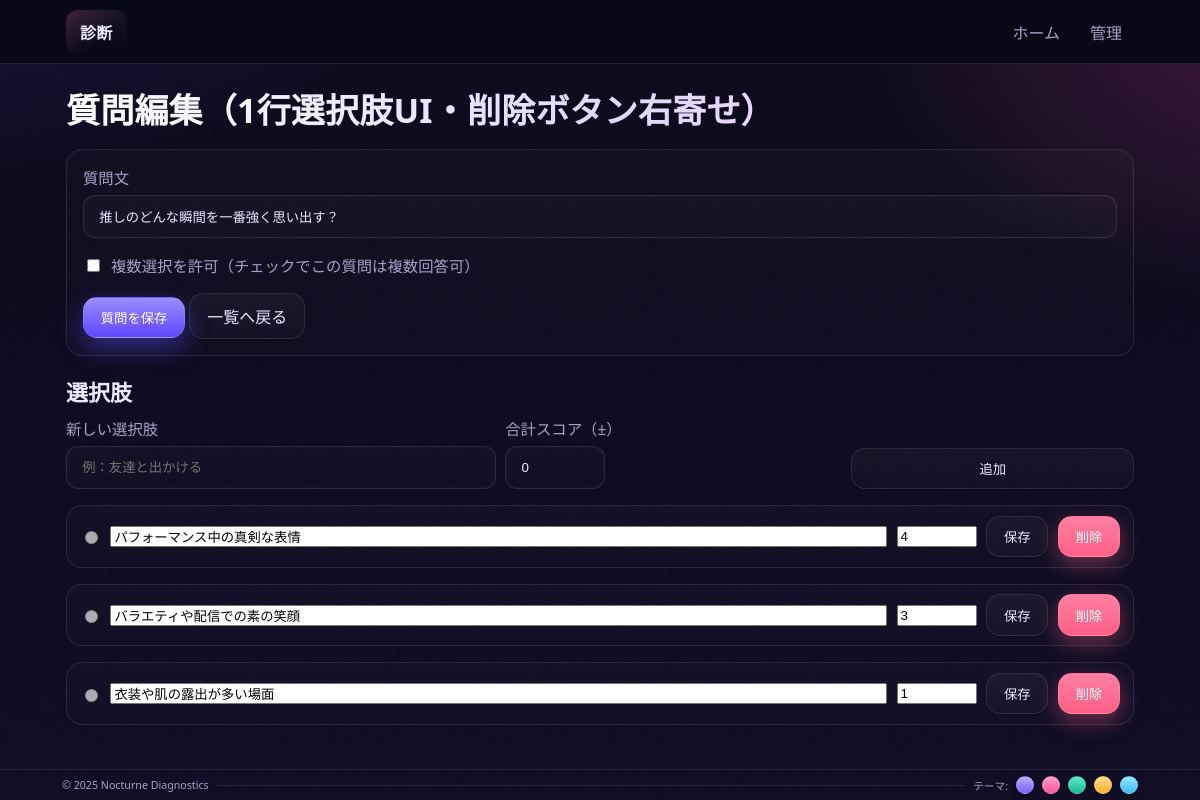
The app's page /admin/question/12/edit (signed in) with its own data.
### models.py (models this page shows)
class Question(db.Model):
    id = db.Column(db.Integer, primary_key=True)
    quiz_id = db.Column(db.Integer, db.ForeignKey("quiz.id"), nullable=False)
    text = db.Column(db.String(300), nullable=False)
    order = db.Column(db.Integer, default=0)
    multiple = db.Column(db.Boolean, nullable=False, default=False)
    choices = db.relationship(
        "Choice",
        backref="question",
        cascade="all, delete-orphan",
    )

class Choice(db.Model):
    id = db.Column(db.Integer, primary_key=True)
    question_id = db.Column(db.Integer, db.ForeignKey("question.id"), nullable=False)
    text = db.Column(db.String(200), nullable=False)
    sum_points = db.Column(db.Integer, default=0, nullable=False)
    scores = db.relationship("ChoiceScore", backref="choice", cascade="all, delete-orphan")

### blueprints/admin/routes.py (the view)
@bp.route("/question/<int:question_id>/edit", methods=["GET", "POST"])
@login_required
def question_edit(question_id: int):
    q = Question.query.get_or_404(question_id)
    if request.method == "POST":
        q.text = request.form.get("text", q.text).strip()
        q.multiple = request.form.get("multiple") == "1"
        db.session.commit()
        flash("保存しました。", "success")
    return render_template("admin/question_form.html", q=q)

### blueprints/admin/routes.py (called while the page is built)
def is_logged_in() -> bool:
    return bool(session.get("admin_user_id"))

def login_required(func: Callable) -> Callable:
    @wraps(func)
    def wrapper(*args, **kwargs):
        if not is_logged_in():
            return redirect(url_for("admin.login"))
        return func(*args, **kwargs)
    return wrapper

### templates/admin/question_form.html (shortened to what this page needs)
{% extends "base.html" %}
{% block content %}
<h1>質問編集（1行選択肢UI・削除ボタン右寄せ）</h1>
<section class="question">
  <form method="post" class="form" style="margin:0">
    <label>質問文
      <input type="text" name="text" value="{{ q.text }}" required>
    </label>
    <label style="display:flex; gap:.5rem; align-items:center;">
      <input type="checkbox" name="multiple" value="1" {% if q.multiple %}checked{% endif %}>
      複数選択を許可（チェックでこの質問は複数回答可）
    </label>
    <div class="actions">
      <button class="btn primary" type="submit">質問を保存</button>
      <a class="btn" href="{{ url_for('admin.questions', quiz_id=q.quiz_id) }}">一覧へ戻る</a>
    </div>
  </form>
</section>
<h2>選択肢</h2>
<form method="post" action="{{ url_for('admin.choice_new', question_id=q.id) }}" class="form inline">
  <label>新しい選択肢
    <input type="text" name="text" placeholder="例：友達と出かける" required>
  </label>
  <label>合計スコア（±）
    <input type="number" name="sum_points" value="0" style="max-width:100px">
  </label>
  <button class="btn" type="submit">追加</button>
</form>
<div style="margin-top:.75rem">
  {% for ch in q.choices %}
    <section class="question" style="padding:.6rem .8rem">
      <div style="display:flex; gap:.6rem; align-items:center; flex-wrap:wrap; margin:0">
        <form method="post" action="{{ url_for('admin.choice_score_update', choice_id=ch.id) }}" style="display:flex; gap:.6rem; align-items:center; flex-wrap:wrap; margin:0; flex-grow:1;">
          <input type="radio" disabled>
          <input type="text" name="text" value="{{ ch.text }}" required style="flex:1 1 20px; min-width:150px">
          <input type="number" name="sum_points" value="{{ ch.sum_points or 0 }}" style="width:80px" aria-label="合計スコア">
          <button class="btn" type="submit">保存</button>
        </form>
        <form method="post" action="{{ url_for('admin.choice_delete', choice_id=ch.id) }}" style="display:inline">
          <button class="btn danger" type="submit" onclick="return confirm('この選択肢を削除しますか？')">削除</button>
        </form>
      </div>
    </section>
  {% else %}
    <p class="muted">選択肢がありません。上のフォームから追加してください。</p>
  {% endfor %}
</div>
{% endblock %}

### static/css/main.css (style rules this page uses)
:root { --bg: #090816; --bg2:#0e0b22; --card:#12102a; --line: rgba(255,255,255,.10); --text:#ece9ff; --text-muted:#a7a2c9; --primary:#9b8cff; --primary-strong:#5f46ff; --magenta:#ff5bb4; --ok:#66e0b8; --warn:#ffd166; --danger:#ff6b8a; --shadow-sm: 0 1px 2px rgba(0,0,0,.35); --shadow-md: 0 16px 40px rgba(22, 15, 64, .55); --radius: 16px; --radius-sm:12px; --radius-lg:22px; --fs-1: clamp(24px, 3.2vw, 34px); --fs-2: clamp(18px, 2.2vw, 22px); --fs-3: clamp(16px, 2.0vw, 18px); --fs-4: 14px; --card-surface: linear-gradient(180deg, rgba(255,255,255,.03), rgba(255,255,255,.02)); --card-stroke: rgba(255,255,255,.10); --card-glow-a: rgba(255,91,180,.22); --card-glow-b: rgba(155,140,255,.20); --site-header-height: 64px; }
* { box-sizing: border-box; }
html,body { height:100%; }
body { margin:0; font-family: ui-sans-serif, system-ui, -apple-system, "Segoe UI", Roboto, "Noto Sans JP", "Hiragino Kaku Gothic ProN", "BIZ UDPGothic", sans-serif; color: var(--text); background: var(--bg); position: relative; }
body.theme-nocturne::before { content:""; position:fixed; inset:-15% -15% -15% -15%; z-index:-2; pointer-events:none; background: radial-gradient(1200px 700px at 6% -8%, rgba(125, 70, 255, .25) 0%, transparent 55%), radial-gradient(900px 600px at 95% 12%, rgba(255, 80, 170, .22) 0%, transparent 50%), linear-gradient(180deg, var(--bg) 0%, var(--bg2) 100%); filter: saturate(110%); }
body.theme-nocturne::after { content:""; position:fixed; inset:0; z-index:-1; pointer-events:none; opacity:.8; }
h1 { font-size:var(--fs-1); margin:.3rem 0 1rem; letter-spacing:.2px; background: linear-gradient(90deg, #fff 0%, #e1d8ff 50%, #f7d2ef 100%); -webkit-background-clip:text; background-clip:text; color:transparent; }
h2 { font-size:var(--fs-2); margin:1.2rem 0 .6rem; }
a.btn, .btn { display:inline-block; padding:.64rem 1.05rem; border-radius: 14px; border:1px solid var(--line); background: linear-gradient(180deg, rgba(255,255,255,.04), rgba(255,255,255,.02)); color: var(--text); text-decoration:none; cursor:pointer; transition: transform .12s ease, box-shadow .2s, border-color .2s, background .2s; box-shadow: var(--shadow-sm); }
.btn.primary { background: linear-gradient(180deg, var(--primary), var(--primary-strong)), radial-gradient(500px 130px at 50% -25%, rgba(255,91,180,.28), transparent 70%); border-color: rgba(255,255,255,.12); color:#fff; box-shadow: 0 10px 26px rgba(95,76,255,.45); }
.btn.danger { background: linear-gradient(180deg, #ff7fa0, #ff5f87); border-color: rgba(255,255,255,.1); color:#fff; box-shadow: 0 8px 22px rgba(255,95,135,.38); }
.form { display: grid; gap: 1rem; width: 100%; max-width: 100%; box-sizing: border-box; }
.form.inline { grid-auto-flow: column; align-items:end; gap:.6rem; }
.form label { display:grid; gap:.4rem; font-size:.96rem; color: var(--text-muted); }
.form input[type="text"], .form input[type="password"], .form input[type="number"], .form input[type="url"], .form input[type="file"], .form textarea, .form select { padding:.8rem .95rem; border:1px solid var(--line); border-radius:12px; background: linear-gradient(180deg, rgba(255,255,255,.025), rgba(255,255,255,.015)); color: var(--text); outline:none; box-shadow: inset 0 0 0 1px rgba(255,255,255,.02); transition: border-color .2s, box-shadow .2s, filter .2s; }
.question { margin:1rem 0; padding:16px; border:1px solid var(--line); border-radius:var(--radius); background: linear-gradient(180deg, rgba(255,255,255,.02), rgba(255,255,255,.01)); }
:root,[data-theme="violet"] { --primary: #9b8cff; --primary-strong: #5f46ff; --magenta: #ff5bb4; --accent: var(--primary); }
html, body { height: 100%; }
body { min-height: 100vh; display: flex; flex-direction: column; }

### records on screen
Question: text "推しのどんな瞬間を一番強く思い出す？"
Choice: text "パフォーマンス中の真剣な表情", sum_points "4"
Choice: text "バラエティや配信での素の笑顔", sum_points "3"
Choice: text "衣装や肌の露出が多い場面", sum_points "1"
